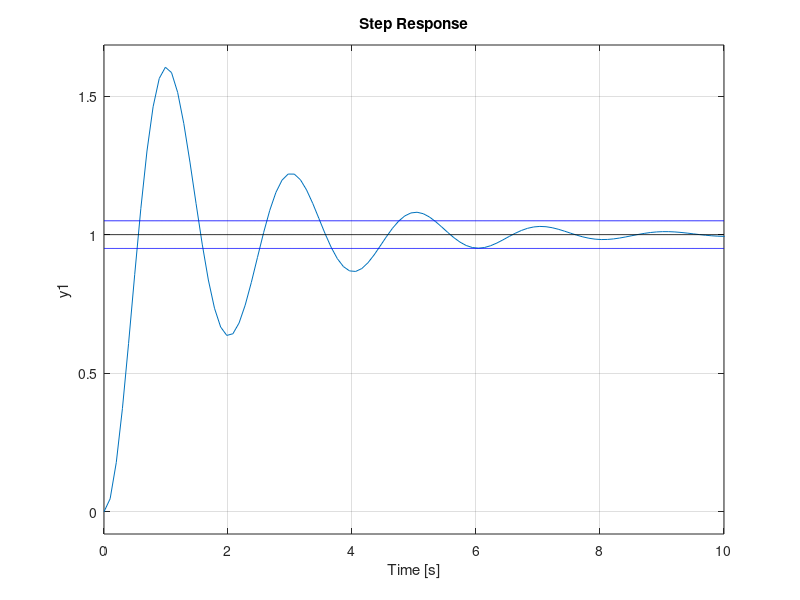

Here is the MATLAB script that generated this plot:
clear all;clc;
close all;

pkg load control

G = tf([1],[1 1 0 ])
K = 10;
G_fd = feedback(G*K,1,-1)

figure(1)
[Resp, Resp_t ]= step(G_fd,10,0.001);
step(G_fd)
hold on
step(tf([1],[1]),'k')
hold on
step(tf([1.05],[1]),'b')
hold on
step(tf([0.95],[1]),'b')
hold off

Overshoot = max(Resp)
Overshoot_time =Resp_t(find(max(Resp)==Resp(:,1)),1)
Idx_Time = find((Resp<1.05)&(Resp>0.95))
Size_all = size(Idx_Time)
Size = Size_all(1,1)

for i= 1: (Size-1)
    Delt_t(i) = Idx_Time(i+1,1) - Idx_Time(i,1);
end

find(Delt_t(:)>1)
Max_idx = max(find(Delt_t(:)>1))
T_settle = Resp_t(Idx_Time(Max_idx+1))

Rise_Time_min = Resp_t(min(find(Resp>0.1)))
Rise_Time_max = Resp_t(min(find(Resp>0.9)))
T_Rise = Rise_Time_max - Rise_Time_min
Overshoot = max(Resp)*100.0
Overshoot_time =Resp_t(find(max(Resp)==Resp(:,1)),1)

